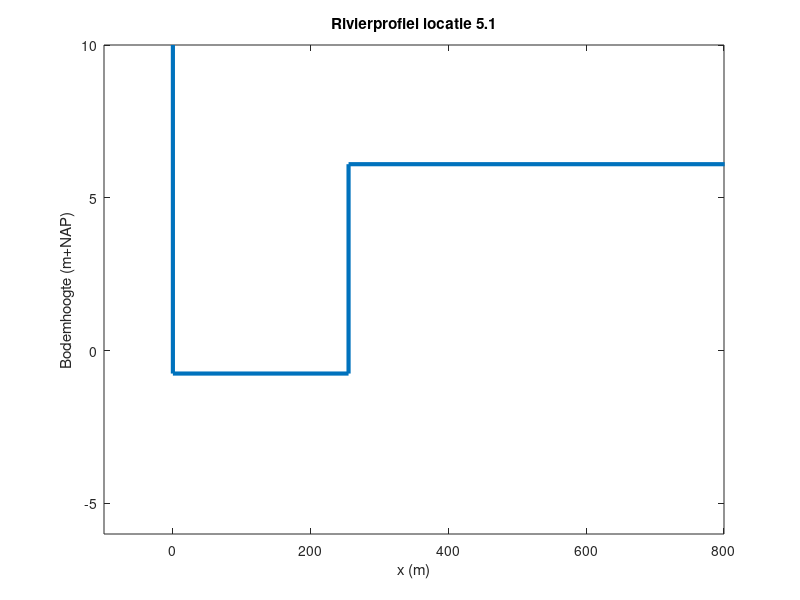

MATLAB code to generate this figure: (Note: this script raises an error after producing the figure.)
%lokatie 5.1 (Waal)

% Profielen Project Waterveiligheid module 5
% 
% Data:
% - Kolom 1: Locatie van het profiel in de rivier
% - Kolom 2: Gemiddelde stroomvoerende breedte zomerbed b1 (m)
% - Kolom 3: Gemiddelde bodemhoogte zomerbed z1 (m+NAP)
% - Kolom 4: Gemiddelde stroomvoerende breedte kribsectie+uiterwaard b2 (m)
% - Kolom 5: Gemiddelde bodemhoogte kribsectie+uiterwaard z2 (m+NAP)
% - Kolom 6: Gemiddeld verhang i (m/km)
%
% De profielen zijn gemiddelde profielen over een traject van 5 km voor de
% locatie tot en met 5 km na de locatie. De gemiddelde profielen zijn
% bepaald op basis van profielgegevens uit het Rijntakkenmodel uit de 2000
% schematisatie van RIZA, waarin profielen in de Rijntakken beschreven 
% staan op elke 0,5 km. 
% De profielen zijn een grove schematisatie om te kunnen functioneren in 
% een uniform stationaire situatie.

clear, clc
%% Inladen data
Profielen_tabel = load('Profielen.txt');

profiel_1_2 = Profielen_tabel(11,:); % Locatie 1.2 is eerste rij in bestand van profielen
b1_1_2 = profiel_1_2(2); % Breedte zomerbed is tweede kolom in tabel (zie uitleg hierboven)
h_max = 10; % Bepaal zelf een maximale waterhoogte of debiet

%% Figuur plotten
x = [0,0,profiel_1_2(2),profiel_1_2(2),(profiel_1_2(2)+profiel_1_2(4)),(profiel_1_2(2)+profiel_1_2(4))];
y = [h_max,profiel_1_2(3),profiel_1_2(3),profiel_1_2(5),profiel_1_2(5),h_max];
plot(x,y,'LineWidth',3)
axis([-100 800 -6 10])
xlabel('x (m)')
ylabel('Bodemhoogte (m+NAP)')
title('Rivierprofiel locatie 5.1')

% data rivier etc
breedte_zomerbed = 255;          % in meters
breedte_winterbed = 970;         % in meters
breedte_totaal = 1225;           % in meters  = breedte_zomerbed+breedte_winterbed
hoogte_winterdijk = 12.91;       % m+NAP
bodemhoogte_winterbed = 6.85;    % m+NAP
bodemhoogte_zomerbed = 0.00;     % m+NAP
verhang = 0.18*10.^-3;           % m/m
Cf = 0.005;                      % chezy waarde zomerbed en winterbed. aangenomen dat ze gelijk zijn!
grav = 9.81;                     % gravitatie constante in m/s2
P_atm = 10^5;                    % atmosferische druk in N/m2
Rho = 1000;                      % dichtheid water in kg/m3
k = 2./3; 

Wave = 'afvoergolf.xlsx';

WaterDischarge = 'B3:B23';

WaveLobith = xlsread(Wave,WaterDischarge);

%WaveLobith = WaveLobith1;

%WaveLobith=[4362;5676;6616;7794;9421;11812;14561;15433;15749;15936;16000;15946;15781;15508;14704;12457;10480;9052;8077;7342;6046]*(2/3);               %verdeling rijntakken
WaveLength = length(WaveLobith);


%Afvoerverdeling via verschillende rijntakken
WaveLobith = WaveLobith.*k ;
%Q_Lobith = [0:50:21000];                                                    % in m3/s
k = 2./3;                                                                   %1/3 van de Rijn stroomt naar de Waal
%Omzetten bodemhoogtes naar diepte
diepte_zomerbed = bodemhoogte_winterbed-bodemhoogte_zomerbed;
diepte_winterbed = hoogte_winterdijk-bodemhoogte_winterbed;

%maximale afvoeren
Qmax_zomerbed = (breedte_zomerbed.*(diepte_zomerbed).^1.5).*sqrt((grav.*verhang)./Cf);
Qmax_winterbed_zomerbed = (breedte_totaal.*(diepte_winterbed).^1.5).*sqrt((grav.*verhang)./Cf); 
Qmax = Qmax_zomerbed + Qmax_winterbed_zomerbed;

%waterhoogte berekening
waterhoogte_zomerbed = (WaveLobith./(breedte_zomerbed.*sqrt(grav./Cf).*sqrt(verhang))).^(2./3);      
waterhoogte_winterbed= ((WaveLobith-Qmax_zomerbed)./(breedte_totaal.*sqrt(grav./Cf).*sqrt(verhang))).^(2./3);

%Nulvectoren gemaakt
hoogte_zomerbed = zeros(1,WaveLength)';
hoogte_winterbed = zeros(1,WaveLength)';
P = zeros(1,WaveLength)';
T = zeros(1,WaveLength)';

%Constanten voor bepaling terugkeertijd in jaren bepaalde afvoer
a = 1316.4;                                                                 %komt uit TRontwerp pag.76-77 (2001)
c = 6612.6;

%Model

for i = 1:length(WaveLobith)
    
if WaveLobith(i) <= Qmax_zomerbed
    hoogte_zomerbed(i) = bodemhoogte_zomerbed + waterhoogte_zomerbed(i);
elseif WaveLobith(i) >= Qmax_zomerbed
    hoogte_winterbed(i) = bodemhoogte_winterbed + waterhoogte_winterbed(i);
end

if WaveLobith(i) > Qmax
    hoogte_winterbed(i) = hoogte_winterdijk;
end

if hoogte_winterbed(i) >= bodemhoogte_winterbed
    P(i) = P_atm + Rho*grav*(hoogte_winterbed(i)-bodemhoogte_winterbed); 
else
    P(i) = P_atm;
end
T(i) = exp((WaveLobith(i)-k.*c)./(k.*a));                                     
end

TableForExcel = table(WaveLobith, hoogte_zomerbed, hoogte_winterbed, P, T, ...
    'VariableNames',{'Flow' 'WaterHeigtSummerBed' 'WaterHeightSummerWinterBed' 'Pressure' 'RepetitionTime'}) ...;
    
%data naar excel sturen
filename = 'data5_1.xlsx';
writetable(TableForExcel,filename,'Sheet',1,'Range','A2')

%xlswrite('locatie5_1.xlsx', Q_Lobith', 'output', 'a2')
%xlswrite('locatie5_1.xlsx', hoogte_zomerbed', 'output', 'b2')
%xlswrite('locatie5_1.xlsx', hoogte_winterbed', 'output', 'c2')
%xlswrite('locatie5_1.xlsx', P', 'output', 'd2')
%xlswrite('locatie5_1.xlsx', T', 'output', 'e2')
